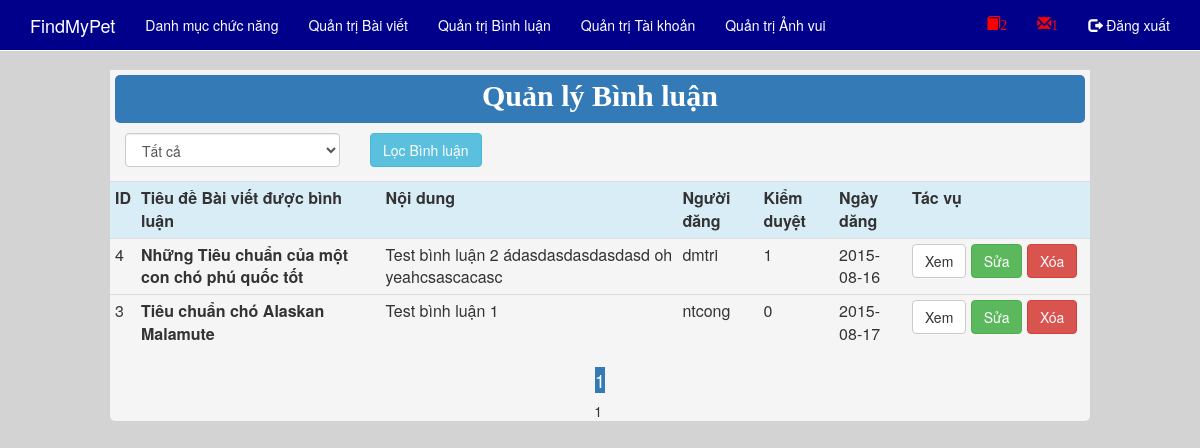
Screenshot of /Admin/QLBinhLuan.php (signed in) with the database file from the repository.
### tables this page shows
CREATE TABLE IF NOT EXISTS `binhluan` (
  `ID` int(11) NOT NULL,
  `IDBinhLuan` int(11) NOT NULL,
  `NoiDung` text NOT NULL,
  `TenDN` varchar(55) NOT NULL,
  `Ho` varchar(50) NOT NULL,
  `Ten` varchar(50) NOT NULL,
  `Email` varchar(50) NOT NULL,
  `SoDienThoai` varchar(20) NOT NULL,
  `KiemDuyet` tinyint(1) NOT NULL DEFAULT '0',
  `NgayBinhLuan` date DEFAULT NULL
);

CREATE TABLE IF NOT EXISTS `baiviet` (
  `ID` int(11) NOT NULL,
  `TieuDe` varchar(200) NOT NULL,
  `TomTat` varchar(200) NOT NULL,
  `NoiDung` text NOT NULL,
  `HinhAnh` varchar(100) NOT NULL,
  `TenDN` varchar(55) NOT NULL,
  `IDDanhMuc` int(11) NOT NULL,
  `KiemDuyet` tinyint(1) NOT NULL,
  `NgayDang` date NOT NULL,
  `Loai` varchar(100) NOT NULL,
  `Giong` varchar(100) NOT NULL,
  `DacDiem` text NOT NULL,
  `TinhCach` text NOT NULL,
  `KhaNang` text NOT NULL,
  `NguonGoc` text NOT NULL,
  `TieuChuan` text NOT NULL,
  `Ten` varchar(100) NOT NULL,
  `Mau` varchar(100) NOT NULL,
  `Tuoi` int(11) NOT NULL,
  `DacDiemNhanDang` text NOT NULL
);

### Admin/QLBinhLuan.php (the view, shortened to what this page needs)
<html>
<head>
    <link href="../asset/Bootstrap/css/bootstrap.min.css" rel="stylesheet">
    <link href="../css/menu.css" rel="stylesheet">
    <link rel="stylesheet" type="text/css" href="../css/style.css" media="screen" />
</head>
<body style="background-color: lightgrey;min-height:100%;">
	<?php
        include("menu_Admin.php");
    ?>
<div class="container" style="background-color: whitesmoke;width:980px; border-radius: 5px;">
	<div class="row" style="background-color: whitesmoke;padding-top: 5px;">
    	<p class="bg-primary" style="margin-right: 5px;margin-left: 5px;font-size: 30px;color:white;font-family: tahoma;text-align: center;border-radius:5px;padding-bottom: 5px;"> <b>Quản lý Bình luận</b> </p>
    </div>
    <div class="row">
        <div class="col-md-3">
        	<form name="frmLoc" method="post">
				<select class="form-control" name="slKiemDuyet">
                	<option value='2'> Tất cả</option>
				</select>
		</div>
                <div class="col-md-3" align="left">
                	<button type="submit" class="btn btn-info" name="submit">Lọc Bình luận</button>
                </div>
	</div>
	<div class="row" align="center">
        <table class="table table-condensed">
        <tr>
            <th class="info" >ID</th>
            <th class="info" >Tiêu đề Bài viết được bình luận</th>
			<th class="info" >Nội dung</th>
            <th class="info" >Người đăng</th>
			<th class="info" >Kiểm duyệt</th>
            <th class="info" >Ngày dăng</th>
            <th class="info" width="183" >Tác vụ</th>
        </tr>
        <?php
            $conn = ConnectDB::connect();
            $sql = "SELECT A.ID, B.TieuDe, A.NoiDung, A.TenDN, A.KiemDuyet, A.NgayBinhLuan FROM BinhLuan AS A INNER JOIN BaiViet AS B ON A.IDBinhLuan = B.ID ORDER BY A.ID DESC";
			$row_per_page=10;
			$resultAll = mysqli_query($conn, $sql);
			$rows = $resultAll->num_rows;
			if ($rows>$row_per_page) $page=ceil($rows/$row_per_page);
			else $page=1;
			if(array_key_exists('start',$_GET))
			{
				$start = $_GET['start'];
			}
			else
				$start = 0;
			$sql .= " LIMIT ".$start.",".$row_per_page;
			$result = mysqli_query($conn, $sql);
            if($result->num_rows > 0)
            {
                while($row = $result->fetch_assoc())
                {
                    echo "<tr>";
                        echo "<td>". $row['ID'] ."</td>";
                        echo "<th>". $row['TieuDe'] ."</th>";
						echo "<td>". $row['NoiDung'] ."</td>";
						echo "<td>". $row['TenDN'] ."</td>";
						echo "<td>". $row['KiemDuyet'] ."</td>";
						echo "<td>". $row['NgayBinhLuan'] ."</td>";
                        echo "<td>
							<a href='BinhLuan_Doc.php?ID=".$row['ID']."'><input type='button' value='Xem' class='btn btn-default'/></a>
							<a href='BinhLuan_Sua.php?ID=".$row['ID']."'><input type='button' value='Sửa' class='btn btn-success'/></a>
							<a href='BinhLuan_Xoa.php?ID=".$row['ID']."'> <input type='button' value='Xóa' class='btn btn-danger'/> </a>";
					   	echo "</td>";
                    echo "</tr>";
                }
            }
        ?>
		</table>
         <?php
			$page_cr=($start/$row_per_page)+1;
			echo "<h4><span class='bg-primary'>". $page_cr."</span></h4>";
			for($i=1;$i<=$page;$i++)
			{
				if ($page_cr!=$i) echo "<a href='QLBinhLuan.php?start=".$row_per_page*($i-1)."'><span>".$i."&nbsp;</span></a>";
			 	else echo "<span>".$i."&nbsp;</span>";
			}
		?>
    </div>
</div>
</body>
</html>

### rows the page displays
binhluan: ID "4", baiviet.TieuDe "Những Tiêu chuẩn của một con chó phú quốc tốt", NoiDung "Test bình luận 2 ádasdasdasdasdasd oh yeahcsascacasc", TenDN "dmtri", KiemDuyet "1", NgayBinhLuan "2015-08-16"
binhluan: ID "3", baiviet.TieuDe "Tiêu chuẩn chó Alaskan Malamute", NoiDung "Test bình luận 1", TenDN "ntcong", KiemDuyet "0", NgayBinhLuan "2015-08-17"

### other values shown
$countBV[0] "2"
$countBL[0] "1"
$page_cr "1"
